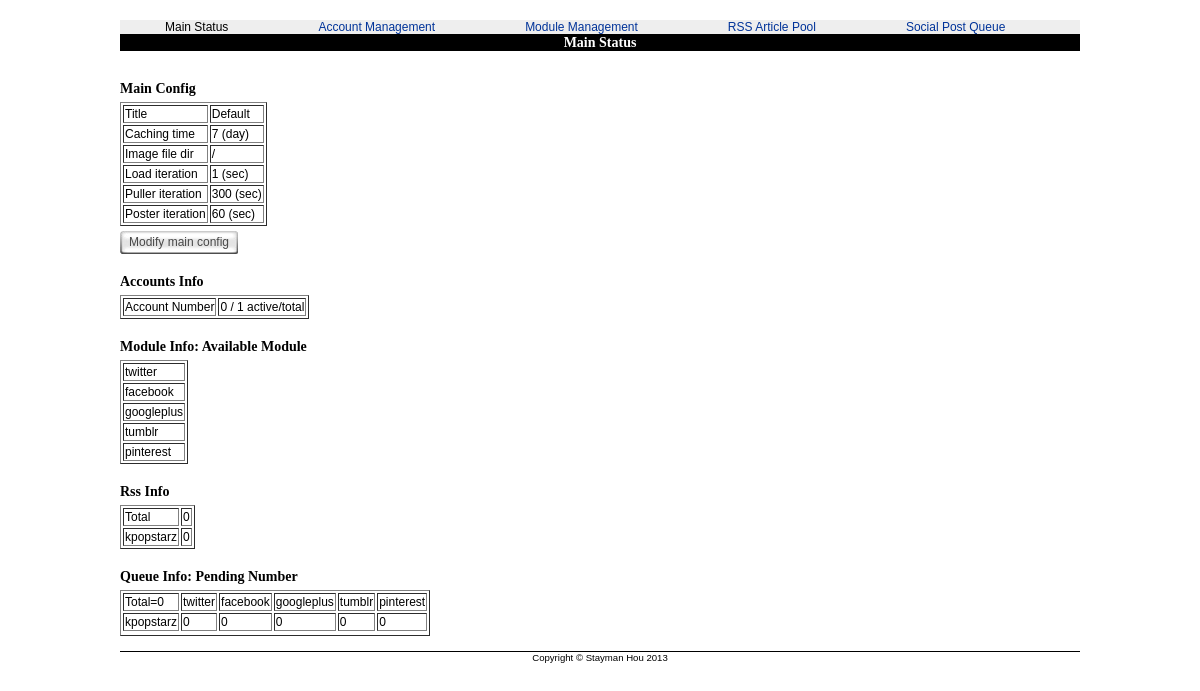
The page /SocialManagerPhpAdmin/public_files/mainstatus.php on the database its author committed.
### tables this page shows
CREATE TABLE main_conf (
	PK INT NOT NULL AUTO_INCREMENT PRIMARY KEY,
	TITLE VARCHAR(20) NOT NULL,
	CACHING_TIME INT NOT NULL DEFAULT 7,
	IMAGE_FILE_DIR VARCHAR(256) NOT NULL,
	LOAD_ITERATION INT NOT NULL DEFAULT 1,
	PULLER_ITERATION INT NOT NULL DEFAULT 300,
	POSTER_ITERATION INT NOT NULL DEFAULT 60
);

CREATE TABLE module (
	PK INT NOT NULL AUTO_INCREMENT PRIMARY KEY,
	NAME VARCHAR(20) NOT NULL
);

CREATE TABLE account (
	PK INT NOT NULL AUTO_INCREMENT PRIMARY KEY,
	NAME VARCHAR(20) NOT NULL,
	RSS_URL VARCHAR(256) NOT NULL,
	ACTIVE BOOLEAN DEFAULT 0,
	LAST_UPDATE DATETIME,
    DELETED BOOLEAN DEFAULT 0
);

### SocialManagerPhpAdmin/public_files/mainstatus.php (called while the page is built, shortened)
<?php
include '../model/MainConf.php';
include '../model/Account.php';
include '../model/Module.php';
$GLOBALS['TEMPLATE']['Content']['MainConf'] = MainConf::get();
$GLOBALS['TEMPLATE']['Content']['ModuleList'] = Module::getlist();
$acclst = Account::getlist();
foreach ($acclst as $acc) {
    $key = $acc['NAME'];
}
$acclst = Account::getlist();
$modlst = $GLOBALS['TEMPLATE']['Content']['ModuleList'];
include '../view/template-page.php';
?>

### SocialManagerPhpAdmin/model/MainConf.php (called while the page is built, shortened)
<?php
class MainConf
{
    private $PK;
    private $fields;
    public function __construct()
    {
        $this->PK = null;
        $this->fields = array('TITLE' => '',
                              'CACHING_TIME' => 7,
                              'IMAGE_FILE_DIR' => '/',
                              'LOAD_ITERATION' => 1,
                              'PULLER_ITERATION' => 300,
                              'POSTER_ITERATION' => 60);
    }
    public function __get($field)
    {
        if ($field == 'PK')
        {
            return $this->PK;
        }
        else
        {
            return $this->fields[$field];
        }
    }
    public function __set($field, $value)
    {
        if (array_key_exists($field, $this->fields))
        {
            $this->fields[$field] = $value;
        }
    }
    public static function get()
    {
        $mc = new MainConf();
        $query = 'SELECT `TITLE`, `CACHING_TIME`, `IMAGE_FILE_DIR`, `LOAD_ITERATION`, `PULLER_ITERATION`, `POSTER_ITERATION` FROM `main_conf` WHERE `PK`=1';
        $result = mysql_query($query, $GLOBALS['DB']);
        if (mysql_num_rows($result))
        {
            $row = mysql_fetch_assoc($result);
            $mc->TITLE = $row['TITLE'];
            $mc->CACHING_TIME = $row['CACHING_TIME'];
            $mc->IMAGE_FILE_DIR = $row['IMAGE_FILE_DIR'];
            $mc->LOAD_ITERATION = $row['LOAD_ITERATION'];
            $mc->PULLER_ITERATION = $row['PULLER_ITERATION'];
            $mc->POSTER_ITERATION = $row['POSTER_ITERATION'];
            $mc->PK = 1;
        }
        return $mc;
    }
}
?>

### SocialManagerPhpAdmin/model/Module.php (called while the page is built, shortened)
<?php
class Module
{
    public static function getlist()
    {
        $lst = array();
        $query = sprintf("SELECT `PK`, `NAME` FROM `module`");
        $result = mysql_query($query, $GLOBALS['DB']);
        while ($row = mysql_fetch_assoc($result)) {
            array_push($lst, $row);
        }
        return $lst;
    }
}
?>

### SocialManagerPhpAdmin/model/Account.php (called while the page is built, shortened)
<?php
class Account
{
    public static function getlist()
    {
        $lst = array();
        $query = "SELECT `PK`, `NAME`, `RSS_URL`, `ACTIVE`, `LAST_UPDATE`, `DELETED` FROM `account` WHERE `DELETED` = FALSE ORDER BY PK DESC";
        $result = mysql_query($query, $GLOBALS['DB']);
        while ($row = mysql_fetch_assoc($result)) {
            array_push($lst, $row);
        }
        return $lst;
    }
}
?>

### SocialManagerPhpAdmin/view/template-msts.php (the view, shortened to what this page needs)
<div id="MS_MainConf">
 <h2>Main Config</h2>
 <table border=1>
  <tr>
   <td>Title</td>
   <td><?php echo $GLOBALS['TEMPLATE']['Content']['MainConf']->TITLE;?></td>
  </tr>
  <tr>
   <td>Caching time</td>
   <td><?php echo $GLOBALS['TEMPLATE']['Content']['MainConf']->CACHING_TIME . ' (day)';?></td>
  </tr>
  <tr>
   <td>Image file dir</td>
   <td><?php echo $GLOBALS['TEMPLATE']['Content']['MainConf']->IMAGE_FILE_DIR;?></td>
  </tr>
  <tr>
   <td>Load iteration</td>
   <td><?php echo $GLOBALS['TEMPLATE']['Content']['MainConf']->LOAD_ITERATION . ' (sec)';?></td>
  </tr>
  <tr>
   <td>Puller iteration</td>
   <td><?php echo $GLOBALS['TEMPLATE']['Content']['MainConf']->PULLER_ITERATION . ' (sec)';?></td>
  </tr>
  <tr>
   <td>Poster iteration</td>
   <td><?php echo $GLOBALS['TEMPLATE']['Content']['MainConf']->POSTER_ITERATION . ' (sec)';?></td>
  </tr>
 </table>
 <div class="abuttonwrapper"><a class="abutton" href="MainConf.php?method=get"><span>Modify main config</span></a></div>
</div>
<div id="MS_AccInfo">
 <h2>Accounts Info</h2>
 <table border=1>
  <tr>
   <td>Account Number</td>
   <td><?php echo $GLOBALS['TEMPLATE']['Content']['ActAccNum'] . ' / ' . $GLOBALS['TEMPLATE']['Content']['TotAccNum'] . ' active/total'?></td>
  </tr>
 </table>
</div>
<div id="MS_ModInfo">
 <h2>Module Info: Available Module</h2>
 <table border=1>
  <?php foreach ($GLOBALS['TEMPLATE']['Content']['ModuleList'] as $module) {echo '<tr><td>' . $module['NAME'] . '</tr></td>';}?>
 </table>
</div>
<div id="MS_RssInfo">
 <h2>Rss Info</h2>
 <table border=1>
  <tr>
   <td>Total</td>
   <td><?php echo $GLOBALS['TEMPLATE']['Content']['RssTotalNum'];?></td>
  </tr>
<?php
foreach ($GLOBALS['TEMPLATE']['Content']['RssNum'] as $key => $value) {
    echo '<tr><td>' . $key . '</td><td>' . $value . '</td></tr>';
}
?>
 </table>
</div>
<div id="MS_QueueInfo">
 <h2>Queue Info: Pending Number</h2>
 <table border=1>
  <tr>
   <td>Total=<?php echo $GLOBALS['TEMPLATE']['Content']['QueueTotalNum'];?></td>
   <?php
    foreach ($modlst as $mod)
    {
        echo '<td>' . $mod['NAME'] . '</td>';
    }
   ?>
   <?php
    foreach ($acclst as $acc)
    {
        echo '<tr><td>' . $acc['NAME'] . '</td>';
        foreach ($modlst as $mod)
        {
            echo '<td>' . $GLOBALS['TEMPLATE']['Content']['QueueNum'][$acc['NAME']][$mod['NAME']] . '</td>';
        }
        echo '</tr>';
    }
   ?>
 </table>
</div>

### SocialManagerPhpAdmin/public_files/css/styles.css (style rules this page uses)
body { margin:0; padding:0; font-family:Arial, Helvetica, sans-serif; font-size:12px; }
a { color:#000; text-decoration:none; cursor:pointer; }
h1, h2, h3, h4, h5, h6 { margin:0; padding:0; font-size:14px; font-family:"Lucida Grande"; }
body { font-family: Arial, Sans, sans-serif; text-align: center; }
a { color: #039; }
table { margin: 5px 0; }
#content h2 { margin-top: 20px; margin-bottom: 5px; }
a.abutton { background: transparent url('../media/square-gray-left.gif') no-repeat top left; display: block; float: left; font: normal 12px Arial; line-height: 15px; height: 23px; padding-left: 9px; text-decoration: none; }
a:link.abutton, a:visited.abutton, a:active.abutton { color: #494949; }
a.abutton span { background: transparent url('../media/square-gray-right.gif') no-repeat top right; display: block; padding: 4px 9px 4px 0; }
.abuttonwrapper { overflow: hidden; width: 100%; }

### rows shown on the page
main_conf: TITLE "Default", CACHING_TIME "7", IMAGE_FILE_DIR "/", LOAD_ITERATION "1", PULLER_ITERATION "300", POSTER_ITERATION "60"
module: NAME "twitter"
module: NAME "facebook"
module: NAME "googleplus"
module: NAME "tumblr"
module: NAME "pinterest"
account: NAME "kpopstarz", value "0", NAME.NAME "0"

### other values the page prints
$GLOBALS['TEMPLATE']['title'] "Main Status"
$GLOBALS['TEMPLATE']['Content']['ActAccNum'] "0"
$GLOBALS['TEMPLATE']['Content']['TotAccNum'] "1"
$GLOBALS['TEMPLATE']['Content']['RssTotalNum'] "0"
$GLOBALS['TEMPLATE']['Content']['QueueTotalNum'] "0"
